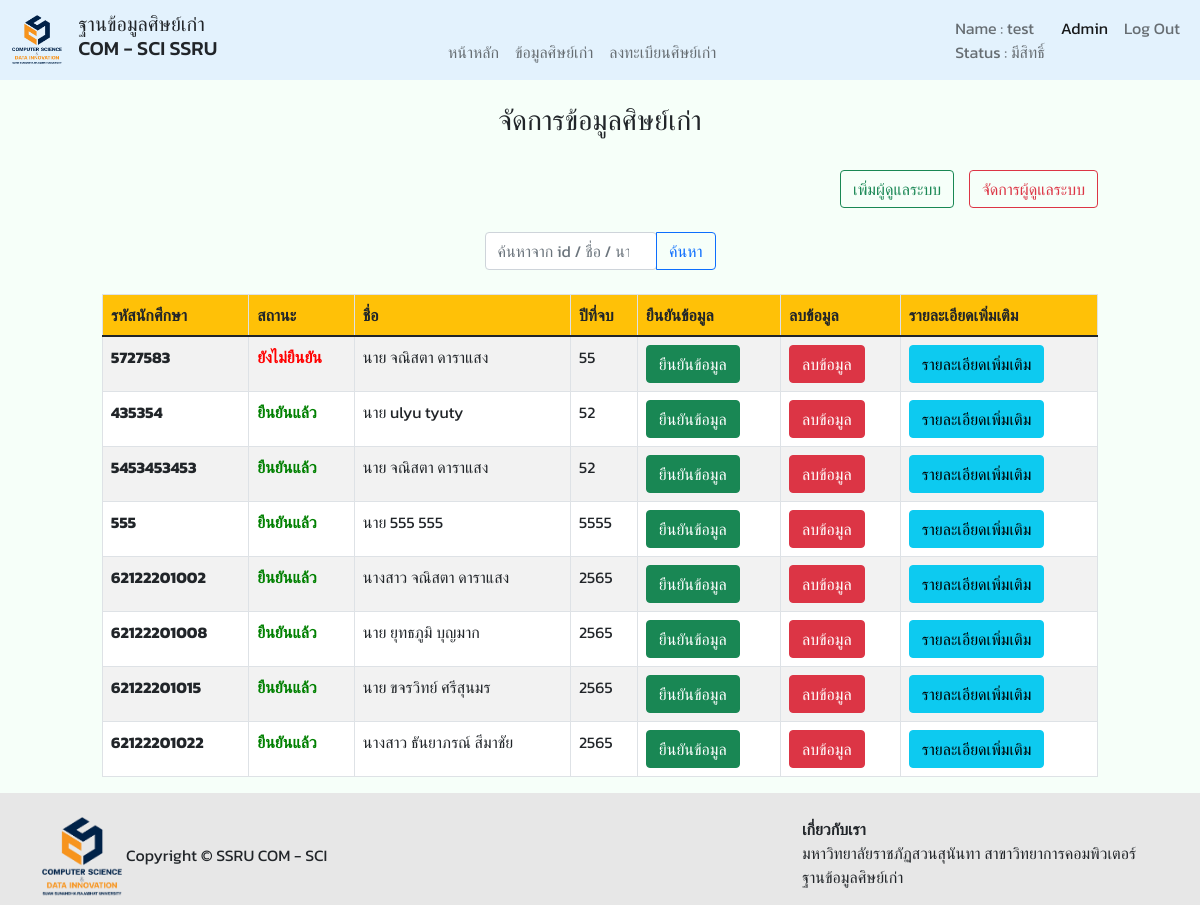
The app's page /admin_page.php (signed in) with its own data.
### tables this page shows
CREATE TABLE `tb_alumni` (
  `alumni_id` varchar(11) NOT NULL,
  `alumni_year_in` int(11) NOT NULL,
  `alumni_year_out` int(11) NOT NULL,
  `alumni_prefix` varchar(20) NOT NULL,
  `alumni_firstname` varchar(20) DEFAULT NULL,
  `alumni_lastname` varchar(20) DEFAULT NULL,
  `alumni_birthday` date DEFAULT NULL,
  `alumni_email` varchar(100) DEFAULT NULL,
  `alumni_phone` varchar(10) DEFAULT NULL,
  `alumni_address` varchar(255) DEFAULT NULL,
  `alumni_idcard` varchar(13) DEFAULT NULL,
  `alumni_comment` text DEFAULT NULL,
  `alumni_status` int(1) DEFAULT 0,
  `alumni_sex` varchar(6) NOT NULL,
  `alumni_img` varchar(255) NOT NULL
);

### admin_page.php (the view, shortened to what this page needs)
<?php
include 'connection.php';
$sql = $conn->prepare("SELECT * FROM `tb_admin` WHERE `admin_username` = ?;");
$sql->bindParam(1, $_SESSION['admin_username']);
$sql->execute();
$publisher = $sql->fetch(PDO::FETCH_ASSOC);
?>
<!DOCTYPE html>
<html lang="en">
<head>
  <link href="https://cdn.jsdelivr.net/npm/bootstrap@5.1.1/dist/css/bootstrap.min.css" rel="stylesheet" />
</head>
<nav class="navbar sticky-top navbar-expand-lg navbar-light" style="background-color: #e3f2fd;">
  <div class="container-fluid">
    <a class="navbar-brand" href="index.php">
      <img src="images/logo2.png" height="50" alt="logo" />
    </a>
    <h5>ฐานข้อมูลศิษย์เก่า
      <br> COM - SCI SSRU
    </h5>
    <div class="collapse navbar-collapse" id="navbarSupportedContent">
      <ul class="navbar-nav m-auto mb-2 mb-lg-0">
        <li class="nav-item">
          <a class="nav-link " aria-current="page" href="index.php">หน้าหลัก</a>
        </li>
        <li class="nav-item">
          <a class="nav-link" href="alumni_info.php">ข้อมูลศิษย์เก่า</a>
        </li>
        <li class="nav-item">
          <a class="nav-link " href="register_page.php">ลงทะเบียนศิษย์เก่า</a>
        </li>
      </ul>
      <div class="row">
        <div class="col align-self-end">
          <ul class="navbar-nav m-auto mb-2 mb-lg-0">
            <li class="nav-item">
              <div class="nav-link">Name : <?php
                                            echo $publisher['admin_firstname']
                                            ?> <br> Status : <?php if ($publisher['admin_status'] == 0) {
                                                                echo "ไม่มีสิทธิ์";
                                                              } else {
                                                                echo "มีสิทธิ์";
                                                              } ?></div>
            </li>
            <li class="nav-item">
              <a class="nav-link active" href="login.php">Admin</a>
            </li>
            <li class="nav-item">
              <a class="nav-link" href="logout.php">Log Out</a>
            </li>
          </ul>
        </div>
      </div>
    </div>
  </div>
</nav>
<body class="d-flex flex-column min-vh-100" style="background-color: #f6fff9">
  <br>
  <?php if ($publisher['admin_status'] == 1) {  ?>
    <h3 class="text-center">จัดการข้อมูลศิษย์เก่า</h3>
    <br>
    <div class="row justify-content-center">
      <div class="col-10">
        <div class="text-end">
          <a href="register_admin.php"><button type="button" class="btn btn-outline-success">เพิ่มผู้ดูแลระบบ</button></a>
          <a href="edit_admin.php"><button type="button" class="btn btn-outline-danger">จัดการผู้ดูแลระบบ</button></a>
        </div>
        <br>
        <div class="row justify-content-center">
          <div class="col-md-3">
            <div class="text-center">
              <form action="admin_page.php" method="post">
                <div class="input-group">
                  <input type="search" name="valueToSearch" class="form-control rounded" placeholder="ค้นหาจาก id / ชื่อ / นามสกุล" aria-label="Search" aria-describedby="search-addon" value="<?php if (isset($_POST['search'])) {
                                                                                                                                                                          echo $_POST['valueToSearch'];
                                                                                                                                                                        } ?>" />
                  <button type="submit" name="search" class="btn btn-outline-primary">ค้นหา</button>
                </div>
              </form>
            </div>
          </div>
        </div>
        <br>
        <table class="table table-striped table-bordered table-responsive" style="background-color: #ffffff;">
          <thead>
            <tr class="bg-warning">
              <th scope="col">รหัสนักศึกษา</th>
              <th scope="col">สถานะ</th>
              <th scope="col">ชื่อ</th>
              <th scope="col">ปีที่จบ</th>
              <th scope="col">ยืนยันข้อมูล</th>
              <th scope="col">ลบข้อมูล</th>
              <th scope="col">รายละเอียดเพิ่มเติม</th>
            </tr>
          </thead>
          <tbody>
            <?php
            if (isset($_POST['search'])) {
              $valueToSearch = $_POST['valueToSearch'];
              $sql = $conn->prepare("SELECT alumni_year_out, alumni_prefix, alumni_id, alumni_sex, alumni_status, alumni_firstname, alumni_lastname FROM tb_alumni WHERE CONCAT(`alumni_id`, `alumni_firstname`, `alumni_lastname`) like '%$valueToSearch%' ORDER BY alumni_status");
            } else {
            $sql = $conn->prepare("SELECT alumni_year_out, alumni_prefix, alumni_id, alumni_sex, alumni_status, alumni_firstname, alumni_lastname FROM tb_alumni ORDER BY alumni_status");
            }
            $sql->execute();
            $publisher = $sql->fetchAll(PDO::FETCH_ASSOC);
            foreach ($publisher as $sql) {
            ?>
              <tr>
                <th scope="row"><?php echo $sql["alumni_id"] ?></th>
                <td><?php if ($sql["alumni_status"] == 0) {
                      echo "<b style='color:red;'>ยังไม่ยืนยัน</b>";
                    } else {
                      echo "<b style='color:green;'>ยืนยันแล้ว</b>";
                    }  ?></td>
                <td><?php echo $sql["alumni_prefix"] ?> <?php echo $sql["alumni_firstname"] ?> <?php echo $sql["alumni_lastname"] ?></td>
                <td><?php echo $sql["alumni_year_out"] ?></td>
                <td><a href="updateStatus.php?id=<?php echo $sql["alumni_id"] ?>" onclick="return confirm('คุณต้องการยืนยันข้อมูลที่เลือก')"><button type="button" class="btn btn-success">ยืนยันข้อมูล</button></a></td>
                <td><a href='delAlumni.php?id=<?php echo $sql["alumni_id"] ?>' onclick="return confirm('คุณต้องการลบข้อมูลที่เลือก')"><button type="button" class="btn btn-danger">ลบข้อมูล</button></a></td>
                <td><button type="button" class="btn btn-info" data-bs-toggle="modal" data-bs-target="#v<?php echo $sql["alumni_id"] ?>">รายละเอียดเพิ่มเติม</button></td>
              </tr>
            <?php
            } ?>
          </tbody>
        </table>
      </div>
    </div>
  <?php } else { ?>
    <br>
    <h1 class="text-center">คุณไม่มีสิทธิ์จัดการข้อมูลศิษย์เก่า</h1><br>
    <img src="images/x.png" alt="" class="center" style="width: 30%;display: block; margin-left: auto; margin-right: auto;"><br>
  <?php } ?>
</body>
<footer class="mt-auto" style="background-color: #e7e7e7">
  <div class="container"><br>
    <div class="row">
      <div class="col">
        <img src="images/logo2.png" height="80" alt="" />
        Copyright &copy; SSRU COM - SCI
      </div>
      <div class="col"></div>
      <div class="col">
        <p>
          <strong>เกี่ยวกับเรา</strong> <br />
          มหาวิทยาลัยราชภัฏสวนสุนันทา สาขาวิทยาการคอมพิวเตอร์ <br />
          ฐานข้อมูลศิษย์เก่า
        </p>
      </div>
    </div>
  </div>
</footer>
</html>

### admin_page.php (style rules this page uses)
* { font-family: "Kanit", sans-serif; }

### records on screen
tb_alumni: alumni_id "5727583", alumni_status "ยังไม่ยืนยัน", alumni_prefix "นาย", alumni_firstname "จณิสตา", alumni_lastname "ดาราแสง", alumni_year_out "55"
tb_alumni: alumni_id "435354", alumni_status "ยืนยันแล้ว", alumni_prefix "นาย", alumni_firstname "ulyu", alumni_lastname "tyuty", alumni_year_out "52"
tb_alumni: alumni_id "5453453453", alumni_status "ยืนยันแล้ว", alumni_prefix "นาย", alumni_firstname "จณิสตา", alumni_lastname "ดาราแสง", alumni_year_out "52"
tb_alumni: alumni_id "555", alumni_status "ยืนยันแล้ว", alumni_prefix "นาย", alumni_firstname "555", alumni_lastname "555", alumni_year_out "5555"
tb_alumni: alumni_id "62122201002", alumni_status "ยืนยันแล้ว", alumni_prefix "นางสาว", alumni_firstname "จณิสตา", alumni_lastname "ดาราแสง", alumni_year_out "2565"
tb_alumni: alumni_id "62122201008", alumni_status "ยืนยันแล้ว", alumni_prefix "นาย", alumni_firstname "ยุทธภูมิ", alumni_lastname "บุญมาก", alumni_year_out "2565"
tb_alumni: alumni_id "62122201015", alumni_status "ยืนยันแล้ว", alumni_prefix "นาย", alumni_firstname "ขจรวิทย์", alumni_lastname "ศรีสุนมร", alumni_year_out "2565"
tb_alumni: alumni_id "62122201022", alumni_status "ยืนยันแล้ว", alumni_prefix "นางสาว", alumni_firstname "ธันยาภรณ์", alumni_lastname "สีมาชัย", alumni_year_out "2565"

### other values on screen
$publisher['admin_firstname'] "test"
